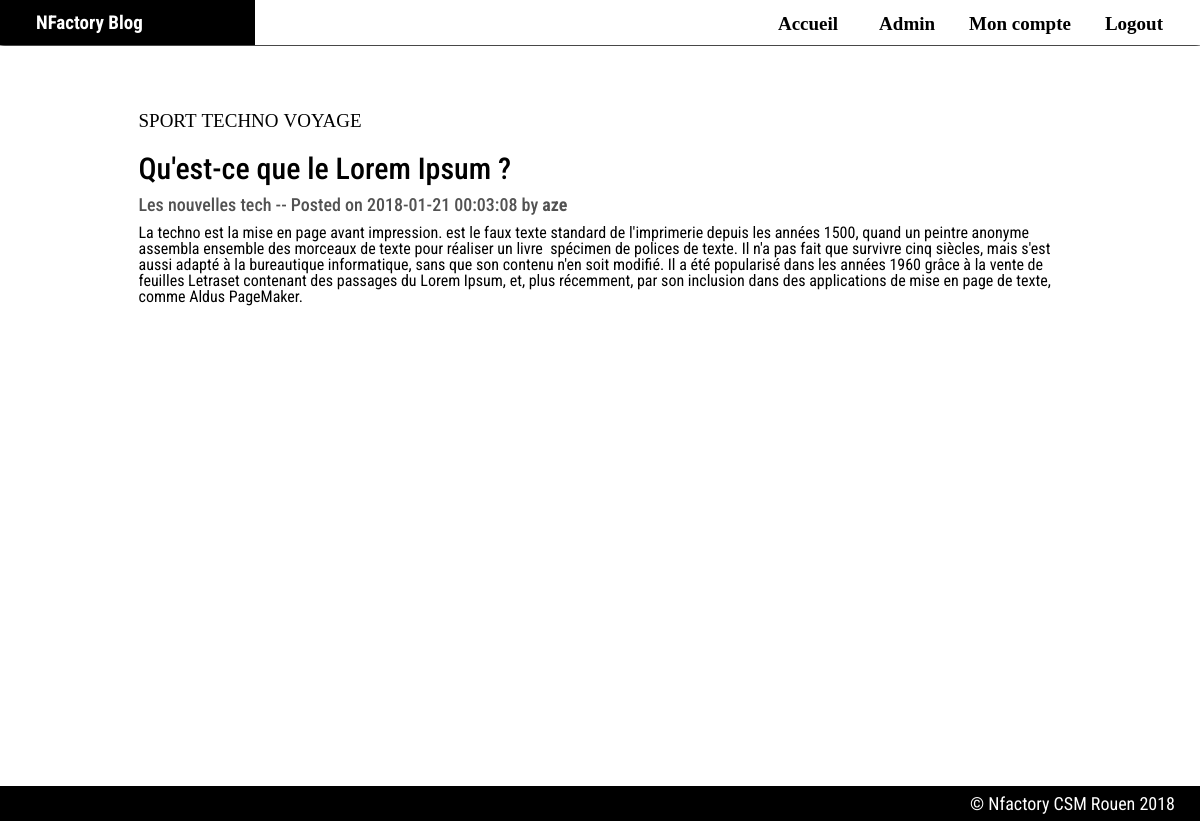
Screenshot of /index.php?page=view&id=9 (signed in) with the database file from the repository.
### tables this page shows
CREATE TABLE `t_categories_has_t_articles` (
  `T_CATEGORIES_ID_CATEGORIE` int(11) NOT NULL,
  `T_ARTICLES_ID_ARTICLE` int(11) NOT NULL
);

CREATE TABLE `t_categories` (
  `ID_CATEGORIE` int(11) NOT NULL,
  `CATLIBELLE` varchar(45) NOT NULL
);

CREATE TABLE `t_articles` (
  `ID_ARTICLE` int(11) NOT NULL,
  `ARTTITRE` varchar(45) NOT NULL,
  `ARTCHAPO` varchar(45) DEFAULT NULL,
  `ARTCONTENU` text NOT NULL,
  `ARTDATE` datetime DEFAULT NULL
);

CREATE TABLE `t_users` (
  `ID_USER` int(11) NOT NULL,
  `USERNAME` varchar(45) NOT NULL,
  `USERFNAME` varchar(45) DEFAULT NULL,
  `PSEUDO` varchar(255) NOT NULL,
  `USERMAIL` varchar(255) NOT NULL,
  `USERPASSWORD` char(40) NOT NULL,
  `USERDATEINS` datetime DEFAULT NULL,
  `T_ROLES_ID_ROLE` int(11) NOT NULL
);

### include/view.inc.php (the view, shortened to what this page needs)
<div class="pc row">
    <div class="col-xs-10 col-xs-push-1">
        <?php
        require_once ('./functions/functions.php');
        if(isset($_GET['id'])){
            $id = $_GET['id'];
            $db = Database::connect();
            $sql = $db -> prepare('SELECT * FROM t_articles WHERE ID_ARTICLE = ?');
            $sql -> execute([$id]);
            while($row = $sql -> fetch()){
                $post = '<section class="post"><h3 style="font-family: fantasy"> '. findCategories($row['ID_ARTICLE'], $db) .'</h3>';
                $post .= '<h2> '. $row['ARTTITRE'] . '</h2>  ';
                $post .= '<h4> '. $row['ARTCHAPO'] . ' -- Posted on '. $row['ARTDATE'].' by <span style="font-weight: bold" ">'.findAuthor($row['ID_ARTICLE'],$db).'</span> </h4>';
                $post .= '<p> '. html_entity_decode($row['ARTCONTENU']) . '</p></section>';
                echo $post;
            }
        }
        ?>
    </div>
</div>

### functions/functions.php (shortened to what this page needs)
<?php
    function callPage() {
        if (isset($_GET['page'])) {
            if  ($_GET['page'] == "")
                $page = "accueil";
            else
                $page = $_GET['page'];
        }
        else {
            $page = "accueil";
        }
        $page = "./include/" . $page . ".inc.php";
        $incFiles = glob("./include/*.inc.php");
        if (in_array($page, $incFiles)) {
            include($page);
        }
        else {
            include("./include/default.inc.php");
        }
    }
    function findCategories($idarticle, $pdo){
            $req = $pdo -> prepare('SELECT * FROM t_categories LEFT JOIN t_categories_has_t_articles ON ID_CATEGORIE = T_CATEGORIES_ID_CATEGORIE WHERE T_ARTICLES_ID_ARTICLE = ?');
            $req -> execute([$idarticle]);
            $cat = '<ul>';
            while($row = $req -> fetch()){
                $cat .=  "<li>" . $row['CATLIBELLE'] . "</li>"; ;
            };
            $cat .= "</ul>";
            return $cat;
    }
    function findAuthor($idarticle , $db){
        $req = $db -> prepare('SELECT * FROM `t_users`left join t_articles_has_t_users on ID_USER = t_users_id_user WHERE t_articles_id_article = ?');
        $req -> execute([$idarticle]);
        $row = $req -> fetch();
        return $row['PSEUDO'];
    }

### assets/css/screen.css (style rules this page uses)
body { background: #fff !important; }
h1, h2 ,h3,h4,h5,h6,p { text-align: left; font-family: 'Roboto Condensed', Arial, sans-serif; color: #000000; }
.post h3 { text-align: left; color: black; font-size: 18px; margin-top: 5px; }
.post h4 { color: #525252; }
.post { padding-top: 30px; padding: 11px; margin-bottom: 20px; color: black; }
.post ul li { display: inline-block; padding: 0 5px 0 0; }
.post h3 { font-size: 19px; }

### rows the page displays
t_articles: ARTTITRE "Qu'est-ce que le Lorem Ipsum ?", ARTCHAPO "Les nouvelles tech", ARTDATE "2018-01-21 00:03:08", ID_ARTICLE.PSEUDO "aze", ARTCONTENU "La techno est la mise en page avant impression. est le faux texte standard de l'imprimerie depuis les années 1500, quand un peintre anonyme assembla ensemble des morceaux de texte pour réaliser un livre spécimen de polices de texte. Il n'a pas fait que survivre cinq siècles, mais s'est aussi adapté à la bureautique informatique, sans que son contenu n'en soit modifié. Il a été popularisé dans les années 1960 grâce à la vente de feuilles Letraset contenant des passages du Lorem Ipsum, et, plus récemment, par son inclusion dans des applications de mise en page de texte, comme Aldus PageMaker."
t_categories_has_t_articles: T_CATEGORIES_ID_CATEGORIE.CATLIBELLE "SPORT"
t_categories_has_t_articles: T_CATEGORIES_ID_CATEGORIE.CATLIBELLE "TECHNO"
t_categories_has_t_articles: T_CATEGORIES_ID_CATEGORIE.CATLIBELLE "VOYAGE"
